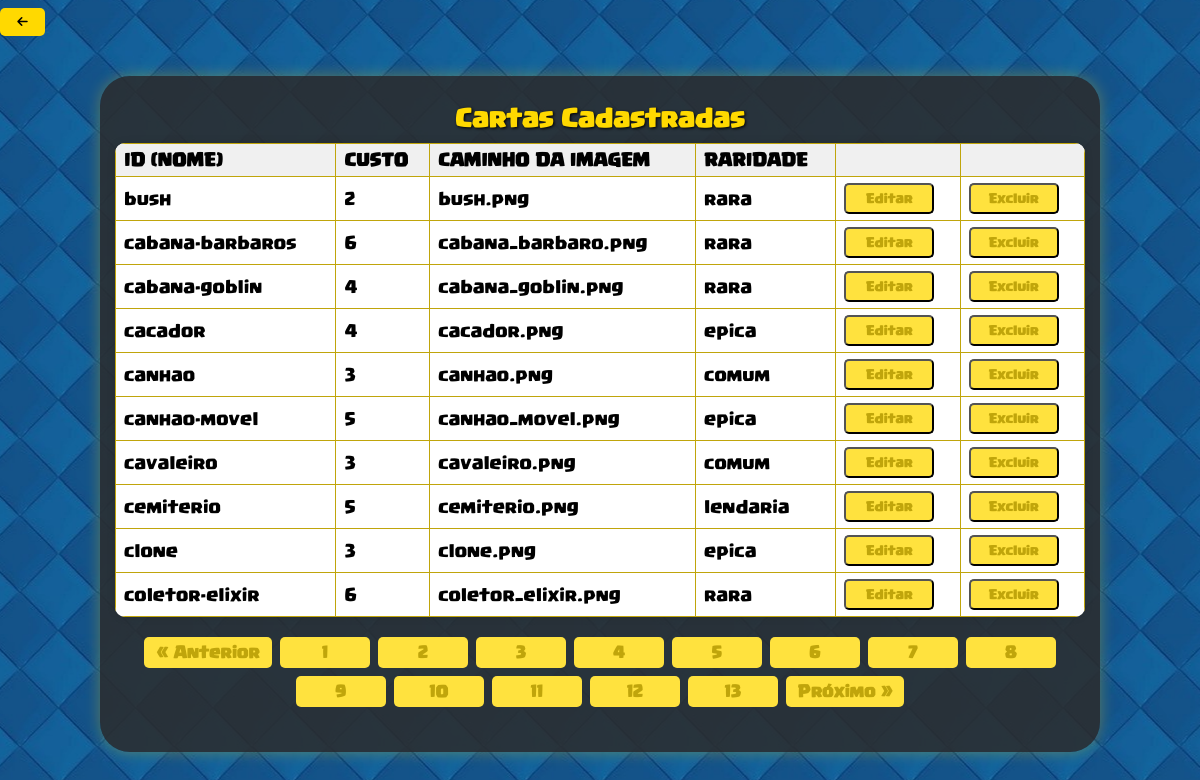
/cartas/listar-carta/listar-carta.php?pagina=3 (signed in), run on the app's committed database.
### tables this page shows
CREATE TABLE `carta` (
  `id` varchar(20) NOT NULL,  
  `custo` int NOT NULL,
  `srcImagem` varchar(40) NOT NULL,
  `raridade` varchar(15) NOT NULL,
  PRIMARY KEY (`id`)
);

### src/Repositorio/CartaRepositorio.php (called while the page is built, shortened)
<?php
    class CartaRepositorio
    {
        private PDO $pdo;
        public function __construct(PDO $pdo)
        {
            $this->pdo = $pdo;
        }
        private function formarObjeto(array $dados): Carta
        {
            return new Carta($dados['id'], (int)$dados['custo'], $dados['srcImagem'], $dados['raridade']);
        }
        public function contarTodos()
        {
            $sql = "SELECT COUNT(*) FROM carta";
            $stmt = $this->pdo->query($sql);
            return (int) $stmt->fetchColumn();
        }
        public function buscarPaginado(int $limite, int $offset): array
        {
            $sql = "SELECT id, custo, srcImagem, raridade FROM carta LIMIT :limite OFFSET :offset";
            $stmt = $this->pdo->prepare($sql);
            $stmt->bindValue(':limite', $limite, PDO::PARAM_INT);
            $stmt->bindValue(':offset', $offset, PDO::PARAM_INT);
            $stmt->execute();
            $resultados = $stmt->fetchAll(PDO::FETCH_ASSOC);
            return array_map(fn($dados) => $this->formarObjeto($dados), $resultados);
        }
    }
?>

### src/paginacao.php (called while the page is built)
<?php
class Paginacao
{
    private int $totalItens;
    private int $itensPorPagina;
    private int $paginaAtual;
    public function __construct(int $totalItens, int $itensPorPagina, int $paginaAtual)
    {
        $this->totalItens = $totalItens;
        $this->itensPorPagina = $itensPorPagina;
        $this->paginaAtual = max(1, $paginaAtual);
    }
    public function getOffset(): int
    {
        return ($this->paginaAtual - 1) * $this->itensPorPagina;
    }
    public function getLimite(): int
    {
        return $this->itensPorPagina;
    }
    public function getTotalPaginas(): int
    {
        return (int) ceil($this->totalItens / $this->itensPorPagina);
    }
    public function getPaginaAtual(): int
    {
        return $this->paginaAtual;
    }
}
?>

### src/Modelo/carta.php (called while the page is built, shortened)
<?php
    class Carta
    {
        private string $id;
        private int $custoCarta;
        private string $caminhoCarta;
        private string $raridadeCarta;
        public function __construct(string $id, int $custoCarta, string $caminhoCarta, string $raridadeCarta){
            $this->id = $id;
            $this->custoCarta = $custoCarta;
            $this->raridadeCarta = $raridadeCarta;
            $this->caminhoCarta = $caminhoCarta;
        }
        public function getId(): string
        {
            return $this->id;
        }
        public function getCustoCarta(): int
        {
            return $this->custoCarta;
        }
        public function getRaridadeCarta(): string
        {
            return $this->raridadeCarta;
        }
        public function getCaminhoCarta(): string
        {
            return $this->caminhoCarta;
        }
    }
?>

### cartas/listar-carta/listar-carta.php (the view, shortened to what this page needs)
<?php
require __DIR__ . "/../../src/conexao-bd.php";
require_once __DIR__ . '/../../src/Repositorio/CartaRepositorio.php';
require_once __DIR__ . '/../../src/Modelo/carta.php';
require __DIR__ . "/../../src/paginacao.php";
$climite = 10;
$paginaAtual = isset($_GET['pagina']) ? (int) $_GET['pagina'] : 1;
$cartaRepositorio = new CartaRepositorio($pdo);
$totalCartas = $cartaRepositorio->contarTodos();
$paginacao = new Paginacao($totalCartas, $climite, $paginaAtual);
$cartas = $cartaRepositorio->buscarPaginado($paginacao->getLimite(), $paginacao->getOffset());
?>
<!DOCTYPE html>
<html lang="pt-br">
<head>
    <link rel="stylesheet" href="https://cdnjs.cloudflare.com/ajax/libs/font-awesome/6.4.0/css/all.min.css" />
    <link rel="stylesheet" href="../../css/listar.css" />
</head>
<body>
    <form action="../administrar/administrar-carta.php">
        <button type="submit" id="botao-menu"><i class="fas fa-arrow-left"></i></button>
    </form>
    <div class="container-formulario">
        <div class="formulario">
            <h1 class="titulo">Cartas Cadastradas</h1>
            <div class="tabela">
                <table>
                    <thead>
                        <tr>
                            <th>ID (Nome)</th>
                            <th>Custo</th>
                            <th>Caminho da Imagem</th>
                            <th>Raridade</th>
                            <th> </th>
                            <th> </th>
                        </tr>
                    </thead>
                    <tbody>
                        <?php foreach ($cartas as $carta): ?>
                            <tr>
                                <td><?= htmlspecialchars($carta->getId()) ?></td>
                                <td><?= htmlspecialchars($carta->getCustoCarta()) ?></td>
                                <td><?= htmlspecialchars($carta->getCaminhoCarta()) ?></td>
                                <td><?= htmlspecialchars($carta->getRaridadeCarta()) ?></td>
                                <td>
                                    <form action="../atualizar-carta/atualizar-carta.php" method="POST">
                                        <button type="submit" class="botao-alterar">Editar</button>
                                    </form>
                                </td>
                                <td>
                                    <form action="../atualizar-carta/deletar-carta.php" method="post">
                                        <input type="submit" class="botao-alterar" value="Excluir">
                                    </form>
                                </td>
                            </tr>
                        <?php endforeach; ?>
                    </tbody>
                </table>
                <div class="paginacao" style="text-align:center; margin-top: 20px;">
                    <?php if ($paginacao->getPaginaAtual() > 1): ?>
                        <a href="?pagina=<?= $paginacao->getPaginaAtual() - 1 ?>" class="botao-pagina">« Anterior</a>
                    <?php endif; ?>
                    <?php for ($i = 1; $i <= $paginacao->getTotalPaginas(); $i++): ?>
                        <?php if ($i === $paginacao->getPaginaAtual()): ?>
                            <strong><?= $i ?></strong>
                        <?php else: ?>
                            <a href="?pagina=<?= $i ?>" class="botao-pagina"><?= $i ?></a>
                        <?php endif; ?>
                    <?php endfor; ?>
                    <?php if ($paginacao->getPaginaAtual() < $paginacao->getTotalPaginas()): ?>
                        <a href="?pagina=<?= $paginacao->getPaginaAtual() + 1 ?>" class="botao-pagina">Próximo »</a>
                    <?php endif; ?>
                </div>
            </div>
        </div>
    </div>
</body>
</html>

### css/listar.css (style rules this page uses)
html, body { height: 100%; margin: 0; padding: 0; overflow: hidden; background-position: center; background-image: url("../img/fundo-section.jpg"); font-family: fonteClash, sans-serif; color: rgb(255, 217, 0); font-size: 12px; }
.container-formulario { max-width: 1000px; width: 90%; margin: 40px auto; padding: 15px; background-color: rgba(44, 44, 44, 0.85); border-radius: 30px; color: rgb(255, 217, 0); box-shadow: 0 0 15px rgba(255, 217, 0, 0.3); box-sizing: border-box; display: flex; flex-direction: column; }
#botao-menu { margin: 8px 0; width: 45px; height: 28px; font-size: 12px; display: flex; justify-content: center; align-items: center; background-color: rgb(255, 217, 0); color: black; border: none; border-radius: 5px; cursor: pointer; flex-shrink: 0; }
.titulo { font-family: fonteClash; font-size: 20px; margin-bottom: 10px; text-align: center; color: rgb(255, 217, 0); text-shadow: 1px 1px 3px #000; flex-shrink: 0; }
table { width: 100%; min-width: 550px; border-collapse: collapse; font-family: fonteClash; font-size: 14px; color: #000000; background-color: #ffffff; border-radius: 10px; overflow: hidden; box-shadow: 0 0 8px rgba(0, 0, 0, 0.1); }
th, td { border: 1px solid rgb(192, 165, 11); padding: 6px 8px; text-align: left; vertical-align: middle; color: #000000; white-space: nowrap; }
th { background-color: #f0f0f0; font-weight: 900; text-transform: uppercase; }
.paginacao { margin-top: 20px; margin-bottom: 30px; text-align: center; display: flex; flex-wrap: wrap; justify-content: center; gap: 8px; white-space: normal; overflow-x: visible; }
.paginacao a.botao-pagina, .paginacao strong { padding: 6px 12px; background-color: rgb(255, 226, 62); color: rgb(192, 165, 11); border-radius: 5px; text-decoration: none; font-family: fonteClash; font-weight: bold; transition: background-color 0.3s ease; font-size: 13px; display: inline-block; min-width: 90px; text-align: center; box-sizing: border-box; }
.botao-alterar { padding: 6px 12px; background-color: rgb(255, 226, 62); color: rgb(192, 165, 11); border-radius: 5px; text-decoration: none; font-family: fonteClash; font-weight: bold; transition: background-color 0.3s ease; font-size: 10px; display: inline-block; min-width: 90px; text-align: center; box-sizing: border-box; }

### data on the page
carta: id "bush", custo "2", srcImagem "bush.png", raridade "rara"
carta: id "cabana-barbaros", custo "6", srcImagem "cabana_barbaro.png", raridade "rara"
carta: id "cabana-goblin", custo "4", srcImagem "cabana_goblin.png", raridade "rara"
carta: id "cacador", custo "4", srcImagem "cacador.png", raridade "epica"
carta: id "canhao", custo "3", srcImagem "canhao.png", raridade "comum"
carta: id "canhao-movel", custo "5", srcImagem "canhao_movel.png", raridade "epica"
carta: id "cavaleiro", custo "3", srcImagem "cavaleiro.png", raridade "comum"
carta: id "cemiterio", custo "5", srcImagem "cemiterio.png", raridade "lendaria"
carta: id "clone", custo "3", srcImagem "clone.png", raridade "epica"
carta: id "coletor-elixir", custo "6", srcImagem "coletor_elixir.png", raridade "rara"
